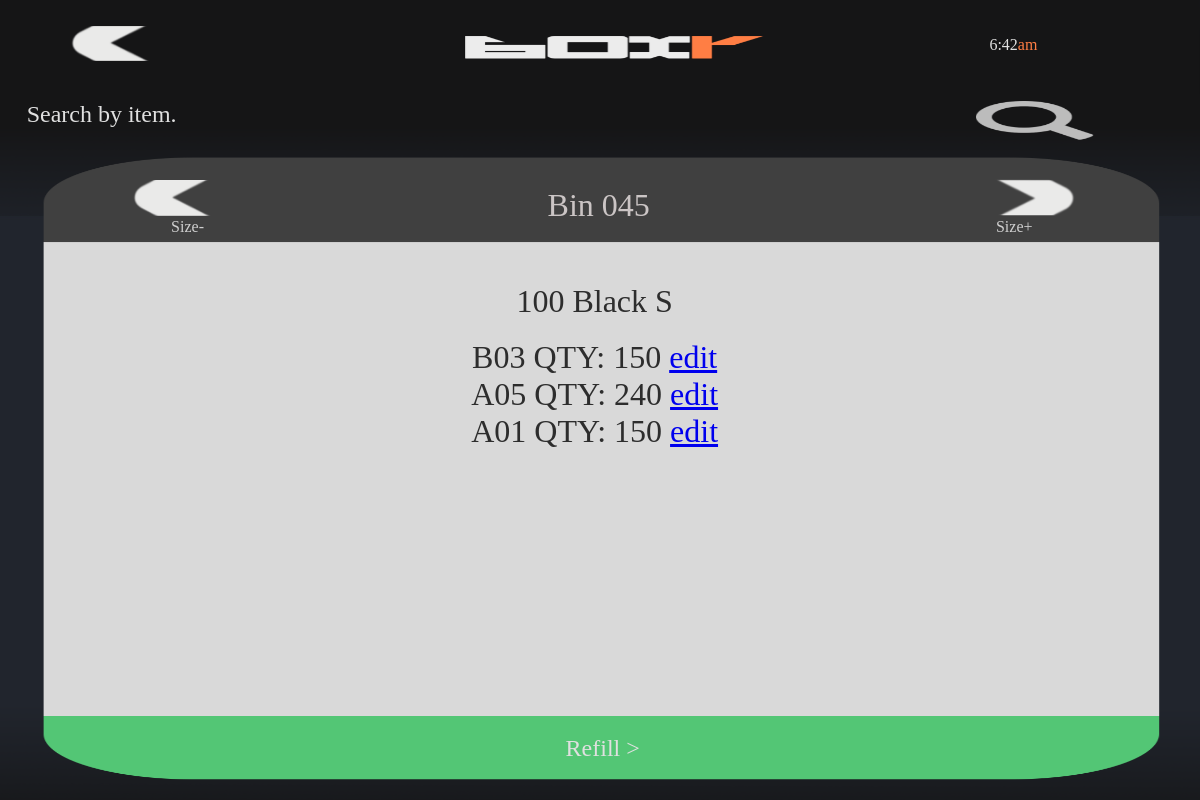
/search/item/00051054000027 (signed in), run on an earlier commit of the app's database.
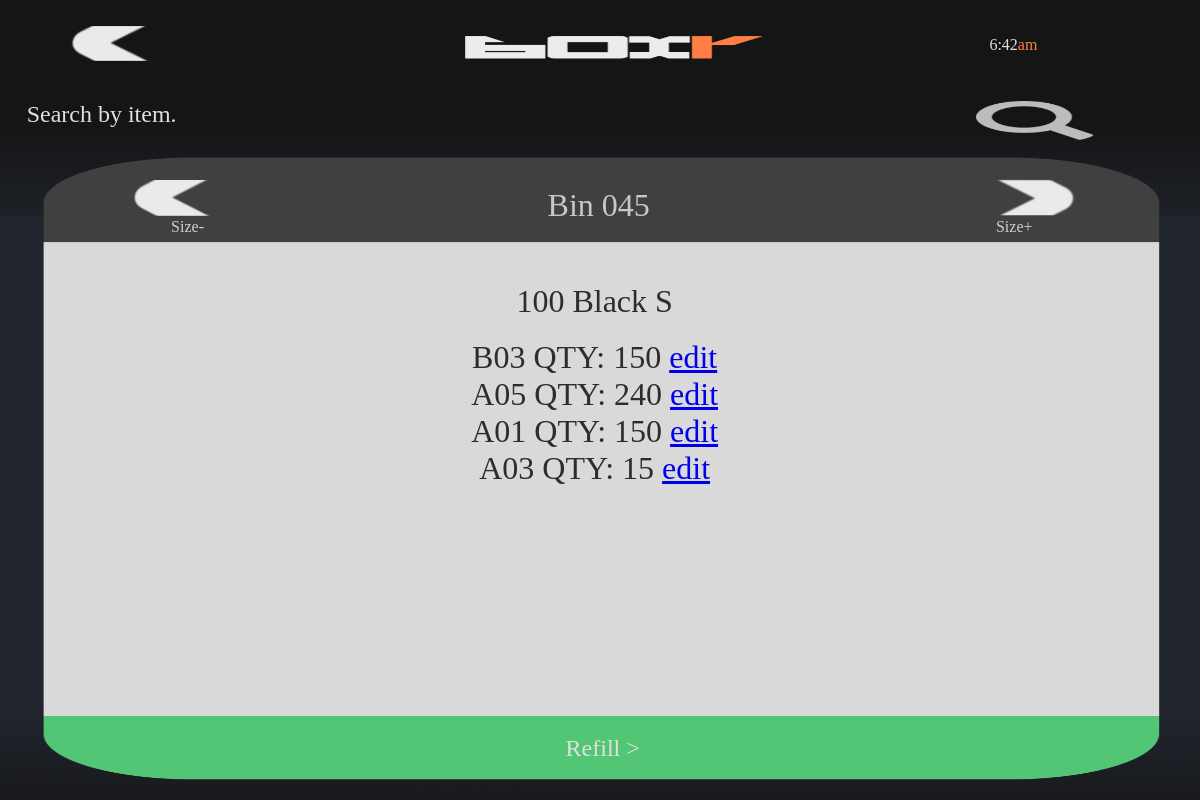
And on a later commit of the database.
### main/models.py (models this page shows, shortened)
class Products_On_Pallets(models.Model):
    product = models.ForeignKey(Product, on_delete=models.CASCADE)
    pallet = models.ForeignKey(Pallets, on_delete=models.CASCADE)
    qty = models.IntegerField(default=0)

class Pallets(models.Model):
    products = models.ManyToManyField(Product, through="Products_On_Pallets")
    location = models.CharField(max_length=50, default="Floor")

### main/views.py (the view)
# urls.py: path('search/item/<str:item_id>', views.search_item_display, name='search-item-display'),
def search_item_display(request, item_id):
    context = {}
    id = get_object_or_404(Product, pk=item_id)
    context["item"] = id
    context['products'] = Products_On_Pallets.objects.filter(product=id)
    request.session["current_product"] = id.pk
    return verifyUser(request, render(request, 'main/search/item/search_item_display.html', context))

### main/models.py (called while the page is built)
    def __str__(self):
        return self.size_name

    def __str__(self):
        return str(self.style_id)

    def __str__(self):
        return self.color_name

    def __str__(self):
        return str(self.style) + " " + str(self.color) + " " + str(self.size)

### main/views.py (called while the page is built)
def verifyUser(request, renderObj):
    if(request.user is None or request.user.is_authenticated == False):
        print("Redirecting!")
        return redirect("/accounts/login")
    else:
        print("Rendering!")
        return renderObj

### main/templates/main/search/item/search_item_display.html (shortened to what this page needs)
<!DOCTYPE html>
<html><head><meta name="GCD" content="YTk3ODQ3ZWZhN2I4NzZmMzBkNTEwYjJl6179a89adfee22307981cf44b5ab21f5"/>
  {% load static %}
  <link rel="stylesheet" href="{% static 'css/main.css' %}" />
</head>
<body>
  <gwd-genericad id="gwd-ad">
    <gwd-pagedeck class="gwd-page-container" id="pagedeck" data-gwd-offset-top="0px" data-gwd-offset-left="0px">
      <gwd-page id="page1" class="gwd-page-wrapper gwd-page-size gwd-lightbox gwd-page-1f4d" data-gwd-width="100%" data-gwd-height="100%">
        <div class="gwd-page-content gwd-page-size">
          <gwd-image id="pageBG" source="{% static 'images/searchItem/results/home_mockup_BG.png' %}" scaling="stretch" class="gwd-image-1l7d"></gwd-image>
          <gwd-image id="headerBG" source="{% static 'images/searchItem/results/home_mockup_TIMEBG.png' %}" scaling="stretch" class="gwd-image-pqq6"></gwd-image>
          <gwd-image id="clipboardBG" source="{% static 'images/searchItem/results/results_mockup_2.png' %}" scaling="stretch" class="gwd-image-xy44"></gwd-image>
          <gwd-image id="topBar" source="{% static 'images/searchItem/results/topBar.png' %}" scaling="stretch" class="gwd-image-1rbp"></gwd-image>
          <gwd-image onclick="location.href = '/home'" id="logoBoxr"  source="{% static 'images/searchItem/results/home_logo.png' %}" scaling="stretch" class="gwd-image-1q3q"></gwd-image>
          <gwd-imagebutton id="buttonBack" onclick="location.href = '{% url 'search-item-inital' %}'" up-image="{% static 'images/searchItem/results/backArrow.png' %}" over-image="{% static 'images/searchItem/results/backArrow.png' %}" down-image="{% static 'images/searchItem/results/backArrow.png' %}" scaling="cover" class="gwd-imagebutton-4wfy gwd-imagebutton-17k0"></gwd-imagebutton>
          <gwd-imagebutton id="sizeDownButt" onclick="location.href = '{% url 'search-item-size-change' 0 %}'" up-image="{% static 'images/searchItem/results/backArrow.png' %}" over-image="{% static 'images/searchItem/results/backArrow.png' %}" down-image="{% static 'images/searchItem/results/backArrow.png' %}" scaling="cover" class="gwd-imagebutton-4wfy gwd-imagebutton-cvs3 gwd-imagebutton-2rt2"></gwd-imagebutton>
          <gwd-imagebutton id="sizeUpButt" onclick="location.href = '{% url 'search-item-size-change' 1 %}'" up-image="{% static 'images/searchItem/results/backArrow.png' %}" over-image="{% static 'images/searchItem/results/backArrow.png' %}" down-image="{% static 'images/searchItem/results/backArrow.png' %}" scaling="cover" class="gwd-imagebutton-4wfy gwd-imagebutton-cvs3 gwd-imagebutton-1ay1"></gwd-imagebutton><span class="gwd-span-l190" id="timeDispSmall"><span class="gwd-span-rbea" id="12hdisp">6:21</span><span class="gwd-span-1x1k" id="numbers">pm</span></span><span class="gwd-span-b32t" id="resultsLabel">Search by item.</span>
          <gwd-image id="headerIcon" source="{% static 'images/searchItem/results/search_1.png' %}" scaling="stretch" class="gwd-image-569z"></gwd-image>
          <span class="gwd-span-1m6s gwd-span-1707" id="refilButtLabel">Refill &gt;</span>
          <gwd-imagebutton  id="refillButt" onclick="location.href = '{% url 'restock' %}'" up-image="" over-image="" down-image="" scaling="cover" class="gwd-imagebutton-13dk"></gwd-imagebutton>
          <p class="gwd-p-1wyt" id="binLabel">Bin 045</p>
          <p class="gwd-p-po7s gwd-p-q9jk">Size-</p>
          <p class="gwd-p-po7s gwd-p-1hs9">Size+</p>
          <p class="gwd-p-1aym" id="searchCriteriaLabel">{{item}}</p>
          <div class="gwd-p-2aym" style="overflow-y:scroll">
            {% for p in products %}
            <p>{{ p.pallet.location }} QTY: {{ p.qty }}  <a href="{% url 'edit-item' item_id=p.id  %}"> edit </a></p>
            {% endfor %}
          </div>
        </div>
      </gwd-page>
    </gwd-pagedeck>
  </gwd-genericad>
  <div style="height: 100px; overflow: auto;">
  </div>
</body></html>

What changed in the data, as far as the page shows it:
added Products_On_Pallets: pallet.location "A03", qty "15"
